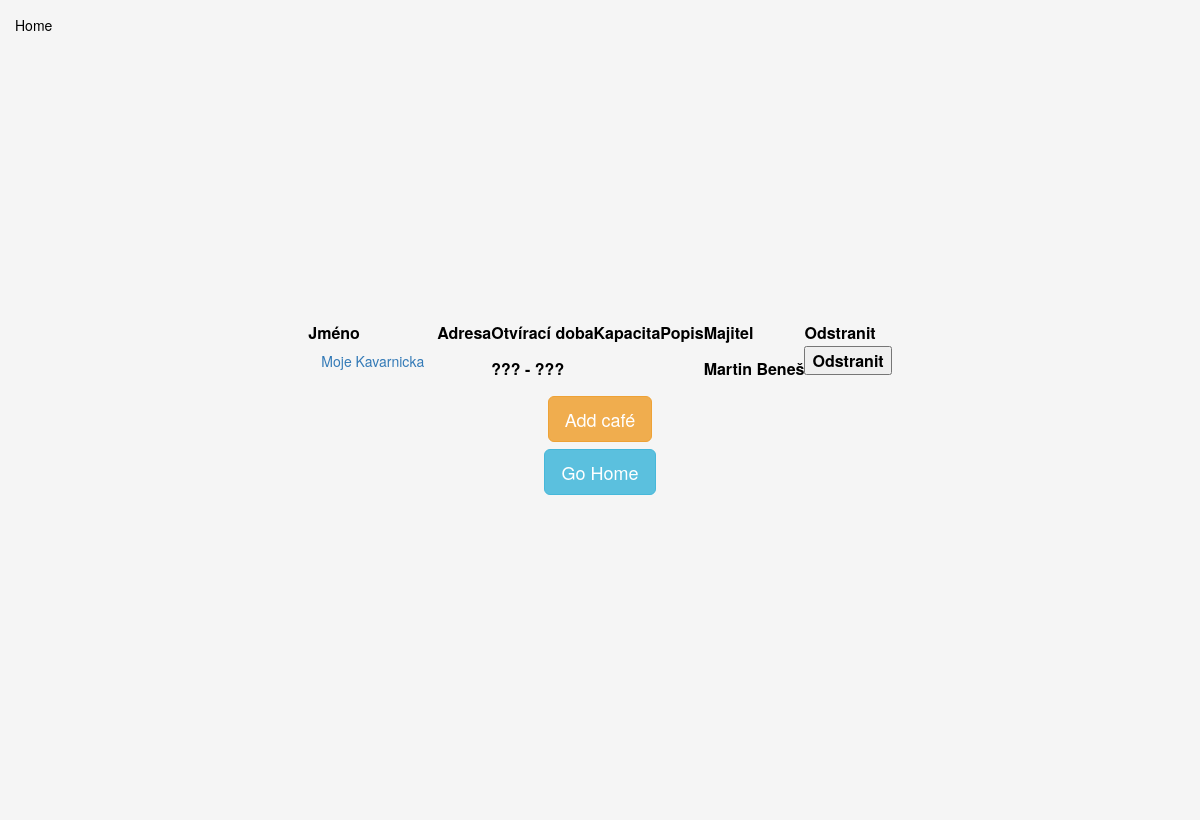
Page /cafes/ on the earlier database version.
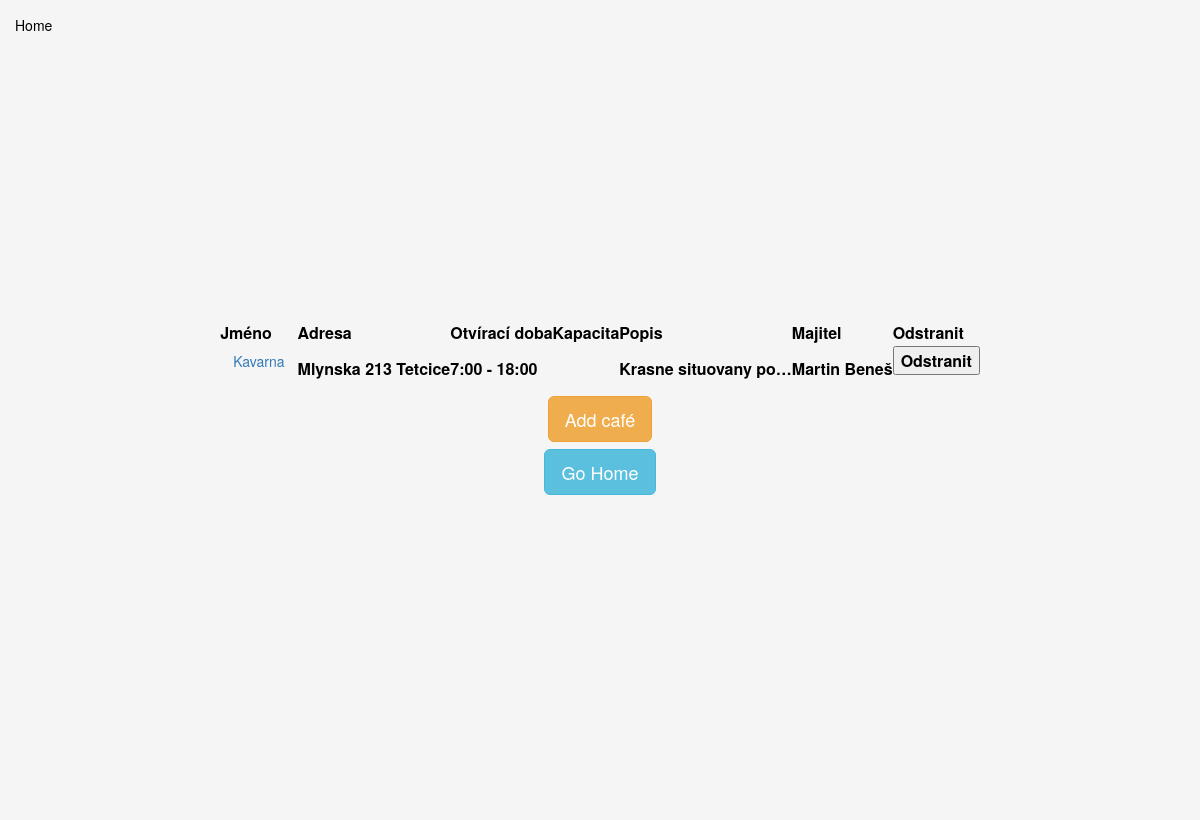
Same page on the later database version.
### kavarna/models.py (models this page shows, shortened)
class Cafe(models.Model):
    name = models.CharField(max_length=64)
    street = models.CharField(max_length=64, blank=True, null=True)
    housenumber = models.PositiveIntegerField(blank=True, null=True)
    city = models.CharField(max_length=64, blank=True, null=True)
    psc = models.CharField(max_length=64, blank=True, null=True)
    opensAt = models.CharField(max_length=64, blank=True, null=True)
    closesAt = models.CharField(max_length=64, blank=True, null=True)
    capacity = models.PositiveSmallIntegerField(blank=True, null=True, default=0)
    description = models.TextField(blank=True, null=True)
    owner = models.ForeignKey(User, on_delete=models.CASCADE)
    offers_coffee = models.ManyToManyField(Coffee)

### kavarna/views.py (the view)
# urls.py: path('cafes/', views.cafes, name='cafes'),
def cafes(request):
    d = generateDict(request)
    if 'message' in d:
        return errLogout(request, d)
    if request.method == 'POST':
        pk = request.POST.get('pk')
        models.Cafe.objects.get(pk=pk).delete()
        return HttpResponseRedirect('')
    d['cafes_list'] = models.Cafe.objects.all()
    d['users_list'] = User.objects.all()
    d['drinkers_list'] = models.Drinker.objects.all()
    return render(request, "cafes.html", d)

### kavarna/views.py (called while the page is built)
def generateDict(request):
    try:
        email = request.COOKIES['user']
        if User.objects.get(email=email) != None:
            d = {'loggeduser'    : User.objects.get(email=email),
                 'loggeddrinker' : models.Drinker.getData(email) }
        else:
            d = {'message'   : 'Unknown user'}
    except:
        d = {}
    d['key'] = request.GET.get('key', '')
    return d

### kavarna/templates/cafes.html (shortened to what this page needs)
{% extends "titlepage.html" %}
{% block content %}
<table>
    <tr>
        <th>Jméno</th>
        <th>Adresa</th>
        <th>Otvírací doba</th>
        <th>Kapacita</th>
        <th>Popis</th>
        <th>Majitel</th>
        <th>Odstranit</th>
    </tr>
    {% for a in cafes_list %}
    <tr>
        <th>
            <form method="get" action="/cafe">
                <button class="btn btn-link" type="Submit">{{a.name}}</button>
            </form>
        </th>
        <th>{{a.street|default:""}} {{a.housenumber|default:""}} {{a.psc|default:""}} {{a.city|default:""}}</th>
        <th>{{a.opensAt|default:"???"}} - {{a.closesAt|default:"???"}}</th>
        <th>{{a.capacity|default:""}}</th>
        <th>{{a.description|default:""|truncatechars:20}}</th>
        <th>{{a.owner.first_name}} {{a.owner.last_name}}</th>
        <th>
            <form method="post" action="">{% csrf_token %}
                <button type="Submit">Odstranit</button>
            </form>
        </th>
    </tr>
    {% endfor %}
</table>
<div class="row hcentralize">
    <a href="{% url 'addcafe' %}"><button class="btn btn-lg btn-warning" type="submit">Add café</button></a>
</div>
<div class="row hcentralize">
    <a href="{% url '' %}"><button class="btn btn-lg btn-info" type="submit">Go Home</button></a>
</div>
{% endblock %}

### kavarna/templates/titlepage.html
{% extends "base.html" %}
{% block maincontent %}
<div class="row vertical-center hcentralize ">
    <div class="col">
        {% block content %}
        {% endblock %}
    </div>
</div>
{% endblock %}

### kavarna/templates/base.html (shortened to what this page needs)
<html>
    <head>
        <link rel="stylesheet" href="https://maxcdn.bootstrapcdn.com/bootstrap/3.3.7/css/bootstrap.min.css">
        {% load static %}
        <link rel = "stylesheet" type = "text/css" href = "{% static 'kavarna/styles.css' %}">
    </head>
    <body class="backgrounder">
        <div class="panel-body">
            <div class="row">
                <div class="col-xs-12">
                    {% block homelink %}
                        <div class="pull-left" style="margin-top: 0;">
                            <a href="{% url '' %}">Home</a>
                        </div>
                    {% endblock %}
                </div>
            </div>
        </div>
        <div class="container-fluid">
            {% block maincontent %}
            {% endblock %}
        </div>
        <div class="container-fluid" style="padding-top: 50px">
    </body>
</html>

### kavarna/static/kavarna/styles.css (style rules this page uses)
html, body { height: 100%; }
a, a:hover, a:link, a:visited, a:active { text-decoration: none; color: black; }
.backgrounder { background-color: #f5f5f5; color: black; }
.hcentralize { display: -ms-flexbox; display: -webkit-box; display: flex; -ms-flex-align: center; -ms-flex-pack: center; -webkit-box-align: center; -webkit-box-pack: center; justify-content: center; }
input, .btn-warning, .btn-primary { margin: 2px; }
.btn-info { margin: 5px; }
.vertical-center { min-height: 90%; min-height: 90vh; display: flex; align-items: center; }

Differences in the rows shown:
removed Cafe: name "Moje Kavarnicka", opensAt "???", closesAt "???", owner.first_name "Martin", owner.last_name "Beneš"
added Cafe: name "Kavarna", street "Mlynska", housenumber "213", city "Tetcice", opensAt "7:00", closesAt "18:00", description "Krasne situovany po…", owner.first_name "Martin", owner.last_name "Beneš"
